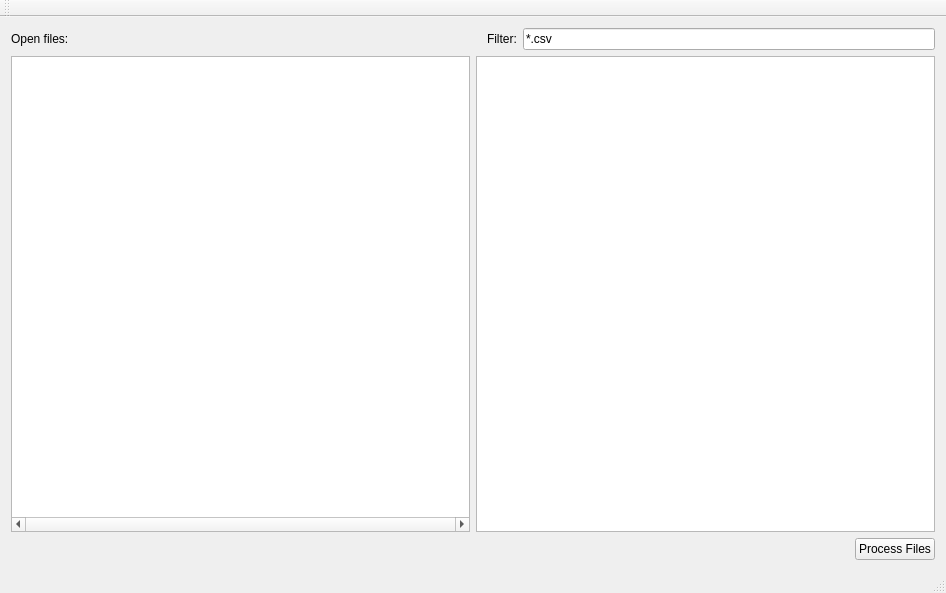
<?xml version="1.0" encoding="UTF-8"?>
<ui version="4.0">
 <class>MainWindow</class>
 <widget class="QMainWindow" name="MainWindow">
  <property name="geometry">
   <rect>
    <x>0</x>
    <y>0</y>
    <width>946</width>
    <height>593</height>
   </rect>
  </property>
  <property name="windowTitle">
   <string>MainWindow</string>
  </property>
  <widget class="QWidget" name="centralWidget">
   <layout class="QVBoxLayout" name="verticalLayout">
    <item>
     <layout class="QHBoxLayout" name="horizontalLayout_2">
      <item>
       <widget class="QLabel" name="label">
        <property name="text">
         <string>Open files:</string>
        </property>
       </widget>
      </item>
      <item>
       <spacer name="horizontalSpacer">
        <property name="orientation">
         <enum>Qt::Horizontal</enum>
        </property>
        <property name="sizeHint" stdset="0">
         <size>
          <width>40</width>
          <height>20</height>
         </size>
        </property>
       </spacer>
      </item>
      <item>
       <widget class="QLabel" name="label_2">
        <property name="text">
         <string>Filter:</string>
        </property>
       </widget>
      </item>
      <item>
       <widget class="QLineEdit" name="lineEdit">
        <property name="text">
         <string>*.csv</string>
        </property>
       </widget>
      </item>
     </layout>
    </item>
    <item>
     <layout class="QHBoxLayout" name="horizontalLayout">
      <item>
       <widget class="QTreeView" name="tree">
        <property name="horizontalScrollBarPolicy">
         <enum>Qt::ScrollBarAlwaysOn</enum>
        </property>
        <property name="sizeAdjustPolicy">
         <enum>QAbstractScrollArea::AdjustToContents</enum>
        </property>
        <property name="selectionMode">
         <enum>QAbstractItemView::SingleSelection</enum>
        </property>
       </widget>
      </item>
      <item>
       <widget class="QListView" name="listView">
        <property name="selectionMode">
         <enum>QAbstractItemView::ContiguousSelection</enum>
        </property>
       </widget>
      </item>
     </layout>
    </item>
    <item>
     <layout class="QHBoxLayout" name="horizontalLayout_3">
      <item>
       <spacer name="horizontalSpacer_2">
        <property name="orientation">
         <enum>Qt::Horizontal</enum>
        </property>
        <property name="sizeHint" stdset="0">
         <size>
          <width>40</width>
          <height>20</height>
         </size>
        </property>
       </spacer>
      </item>
      <item>
       <widget class="QPushButton" name="processButton">
        <property name="text">
         <string>Process Files</string>
        </property>
       </widget>
      </item>
     </layout>
    </item>
   </layout>
  </widget>
  <widget class="QMenuBar" name="menuBar">
   <property name="geometry">
    <rect>
     <x>0</x>
     <y>0</y>
     <width>946</width>
     <height>19</height>
    </rect>
   </property>
  </widget>
  <widget class="QToolBar" name="mainToolBar">
   <attribute name="toolBarArea">
    <enum>TopToolBarArea</enum>
   </attribute>
   <attribute name="toolBarBreak">
    <bool>false</bool>
   </attribute>
  </widget>
  <widget class="QStatusBar" name="statusBar"/>
 </widget>
 <layoutdefault spacing="6" margin="11"/>
 <resources/>
 <connections/>
</ui>
